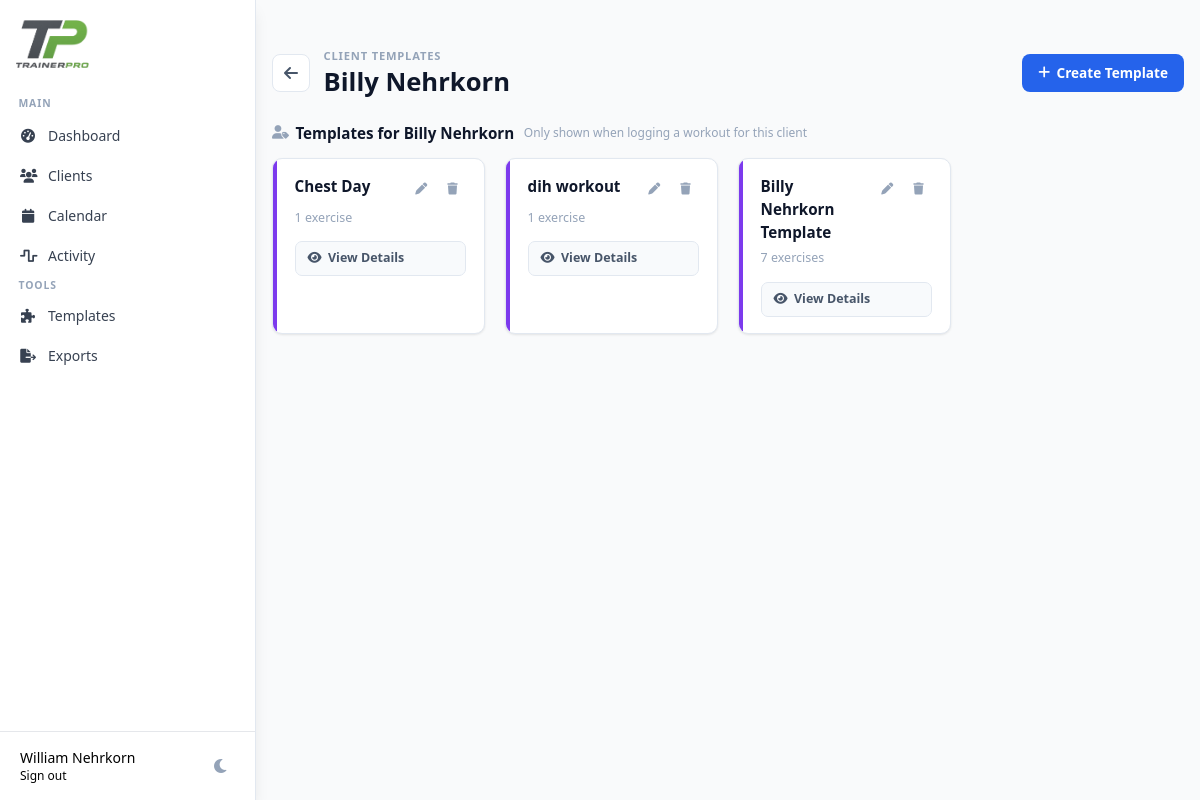
Page /templates/client/a864caa8-4cb1-40e6-8f7b-afb789be91bd (signed in) on the committed database.
### tables this page shows
CREATE TABLE clients (
            id TEXT PRIMARY KEY,
            trainer_id TEXT NOT NULL,
            name TEXT NOT NULL,
            email TEXT,
            phone TEXT,
            age INTEGER,
            gender TEXT,
            weight REAL,
            height REAL,
            status TEXT DEFAULT 'active',
            notes TEXT,
            photo_url TEXT,
            created_at TIMESTAMP DEFAULT CURRENT_TIMESTAMP,
            FOREIGN KEY (trainer_id) REFERENCES users (id)
        );

CREATE TABLE workout_templates (
            id TEXT PRIMARY KEY,
            trainer_id TEXT NOT NULL,
            name TEXT NOT NULL,
            created_at TIMESTAMP DEFAULT CURRENT_TIMESTAMP,
            updated_at TIMESTAMP, client_id TEXT, workout_type TEXT NOT NULL DEFAULT 'weightlifting',
            FOREIGN KEY (trainer_id) REFERENCES users (id)
        );

### app.py (the view)
@app.route('/templates/client/<client_id>')
@login_required
def specific_workout_templates(client_id):
    conn = get_db()
    client = conn.execute('SELECT * FROM clients WHERE id = ? AND trainer_id = ?',
                          (client_id, session['user_id'])).fetchone()
    if not client:
        conn.close()
        flash('Client not found')
        return redirect(url_for('workout_templates'))
    templates = conn.execute('''
        SELECT id, name, created_at,
               (SELECT COUNT(*) FROM template_exercises WHERE template_id = workout_templates.id) as exercise_count
        FROM workout_templates
        WHERE trainer_id = ? AND client_id = ?
        ORDER BY created_at DESC
    ''', (session['user_id'], client_id)).fetchall()
    conn.close()
    return render_template('dashboard/specific_workout_templates.html',
                           client=client, templates=templates)

### auth_utils.py (called while the page is built)
def login_required(f):
    @wraps(f)
    def decorated_function(*args, **kwargs):
        if 'user_id' not in session:
            return redirect(url_for('login'))
        return f(*args, **kwargs)
    return decorated_function

### db.py (called while the page is built)
def get_db():
    conn = sqlite3.connect(DB_PATH)
    conn.row_factory = sqlite3.Row
    return conn

### templates/dashboard/specific_workout_templates.html (shortened to what this page needs)
﻿{% extends "base.html" %}
{% block content %}
<div class="clients-page" style="max-width:960px;margin:0 auto;padding:1.5rem 1rem 3rem;">
  <div class="page-head" style="display:flex;align-items:center;justify-content:space-between;gap:1rem;margin-bottom:1.5rem;">
    <div style="display:flex;align-items:center;gap:0.85rem;">
      <a href="{{ url_for('workout_templates') }}" class="back-btn" title="Back to templates"
         style="display:flex;align-items:center;justify-content:center;width:38px;height:38px;border-radius:8px;border:1.5px solid var(--slate-200);background:white;color:var(--slate-600);text-decoration:none;flex-shrink:0;">
        <i class="fas fa-arrow-left"></i>
      </a>
      <div>
        <div class="page-label" style="font-size:0.7rem;font-weight:700;text-transform:uppercase;letter-spacing:0.07em;color:var(--slate-400);margin-bottom:0.15rem;">Client Templates</div>
        <h1 class="page-title" style="font-size:1.6rem;font-weight:700;color:var(--navy);line-height:1.2;">{{ client.name }}</h1>
      </div>
    </div>
    <button onclick="openCreateTemplateModal()" class="btn btn-primary">
      <i class="fas fa-plus"></i> Create Template
    </button>
  </div>
  <div class="section-heading">
    <span class="section-heading-title"><i class="fas fa-user-tag"></i> Templates for {{ client.name }}</span>
    <span class="section-heading-sub">Only shown when logging a workout for this client</span>
  </div>
  {% if templates %}
  <div class="templates-grid">
    {% for template in templates %}
    <div class="template-card">
      <div class="template-accent template-accent-client"></div>
      <div class="template-body">
        <div class="template-card-header">
          <div class="template-name">{{ template.name }}</div>
          <div class="template-action-btns">
            <button class="tmpl-icon-btn edit" onclick="editTemplate('{{ template.id }}')" title="Edit">
              <i class="fas fa-pen"></i>
            </button>
            <button class="tmpl-icon-btn delete" onclick="deleteTemplate('{{ template.id }}')" title="Delete">
              <i class="fas fa-trash"></i>
            </button>
          </div>
        </div>
        <div class="template-meta">{{ template.exercise_count }} exercise{{ 's' if template.exercise_count != 1 else '' }}</div>
        <button onclick="viewTemplate('{{ template.id }}')" class="view-btn">
          <i class="fas fa-eye"></i> View Details
        </button>
      </div>
    </div>
    {% endfor %}
  </div>
  {% endif %}
</div>
{% endblock %}

### templates/dashboard/specific_workout_templates.html (style rules this page uses)
:root { --navy: #0F172A; --slate-600: #475569; --slate-400: #94A3B8; --slate-200: #E2E8F0; --slate-100: #F1F5F9; --slate-50: #F8FAFC; --emerald: #059669; --emerald-hover: #047857; --emerald-light: #D1FAE5; --blue: #2563EB; --blue-hover: #1D4ED8; --blue-light: #EFF6FF; --red: #EF4444; --red-light: #FEE2E2; --radius: 10px; --shadow-sm: 0 1px 3px rgba(0,0,0,0.06), 0 1px 2px rgba(0,0,0,0.04); }
body { background: var(--slate-50); }
.page-title { font-size: 1.75rem; font-weight: 700; color: var(--navy); line-height: 1.2; }
.btn { display: inline-flex; align-items: center; gap: 0.4rem; padding: 0.55rem 1rem; border-radius: 8px; font-size: 0.85rem; font-weight: 600; cursor: pointer; border: none; text-decoration: none; transition: background 0.15s; white-space: nowrap; }
.btn-primary { background: var(--blue); color: white; }
.templates-grid { display: grid; grid-template-columns: repeat(2, 1fr); gap: 0.75rem; }
@media (min-width: 768px) { .templates-grid { grid-template-columns: repeat(3, 1fr); gap: 1rem; } }
@media (min-width: 1024px) { .templates-grid { grid-template-columns: repeat(4, 1fr); gap: 1.25rem; } }
.template-card { background: white; border: 1.5px solid var(--slate-200); border-radius: var(--radius); box-shadow: var(--shadow-sm); overflow: hidden; display: flex; align-items: stretch; transition: border-color 0.15s; }
.template-accent { width: 4px; flex-shrink: 0; background: var(--blue); }
.template-body { flex: 1; padding: 1rem 1.1rem; min-width: 0; }
.template-card-header { display: flex; align-items: flex-start; justify-content: space-between; gap: 0.5rem; margin-bottom: 0.35rem; }
.template-name { font-size: 0.95rem; font-weight: 700; color: var(--navy); }
.template-meta { font-size: 0.78rem; color: var(--slate-400); margin-bottom: 0.85rem; }
.template-action-btns { display: flex; gap: 0.2rem; flex-shrink: 0; }
.tmpl-icon-btn { display: flex; align-items: center; justify-content: center; width: 28px; height: 28px; border-radius: 6px; border: none; cursor: pointer; font-size: 0.75rem; background: transparent; color: var(--slate-400); transition: background 0.12s, color 0.12s; }
.view-btn { display: flex; align-items: center; gap: 0.4rem; width: 100%; padding: 0.45rem 0.75rem; background: var(--slate-50); border: 1.5px solid var(--slate-200); border-radius: 7px; font-size: 0.78rem; font-weight: 600; color: var(--slate-600); cursor: pointer; transition: background 0.12s, border-color 0.12s; }
.section-heading { display:flex; align-items:baseline; gap:0.6rem; margin:0 0 0.85rem; flex-wrap:wrap; }
.section-heading-title { font-size:0.95rem; font-weight:700; color:var(--navy); display:inline-flex; align-items:center; gap:0.4rem; }
.section-heading-title i { color:var(--slate-400); font-size:0.85rem; }
.section-heading-sub { font-size:0.75rem; color:var(--slate-400); }
.template-accent-client { background:#7C3AED; }

### rows in the picture
clients: name "Billy Nehrkorn"
workout_templates: name "Chest Day", exercise_count "1"
workout_templates: name "dih workout", exercise_count "1"
workout_templates: name "Billy Nehrkorn Template", exercise_count "7", exercise_count "s"

### other values in the picture
{{ session.user_name }} "William Nehrkorn"
